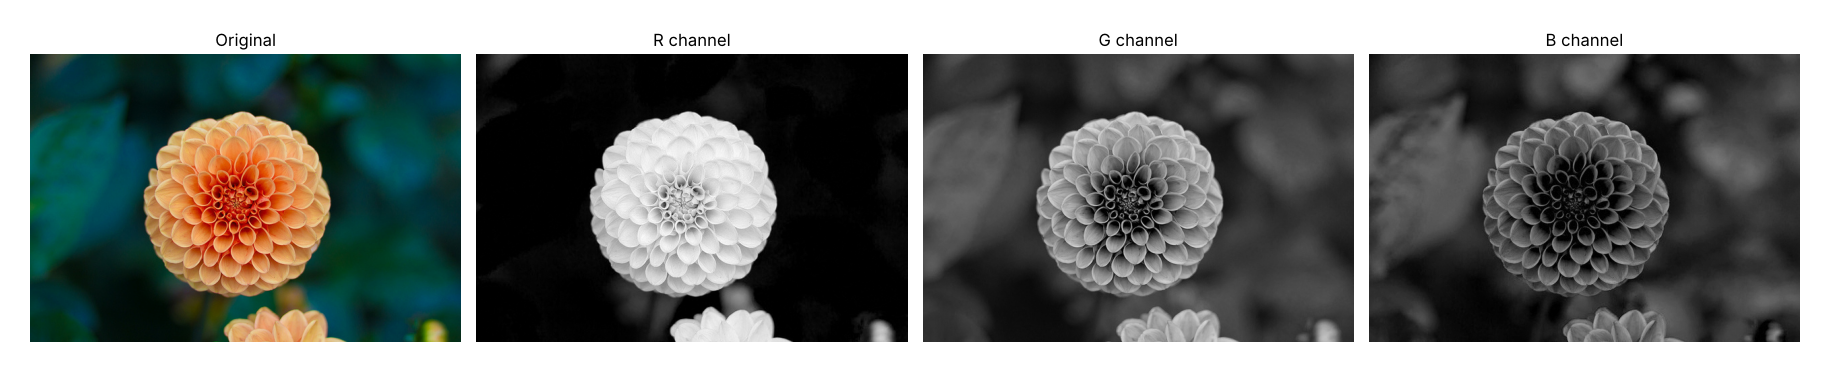

Source code (Python):
import cv2
import numpy as np
import matplotlib
matplotlib.use("Agg")
import matplotlib.pyplot as plt

PATH = "flower.png"

# Part 1 - read a color image and print its properties
img = cv2.imread(PATH)
if img is None:
    raise FileNotFoundError(f"Could not read image: {PATH}")
print("type:", type(img))
print("dtype:", img.dtype)
print("shape:", img.shape)
print("top-left pixel (B, G, R):", img[0, 0])

# Part 2 - what does cv2.imread return for a wrong file name?
bad = cv2.imread("no_such_file.png")
print("imread of a wrong name returns:", bad)   # None - no exception is raised
print("bad is None:", bad is None)
# The check that was added to the code above:  if img is None: raise ...

# Part 3 - imshow without and with BGR -> RGB conversion
rgb = cv2.cvtColor(img, cv2.COLOR_BGR2RGB)
fig, axes = plt.subplots(1, 2, figsize=(10, 5))
axes[0].imshow(img)
axes[0].set_title("Without conversion (BGR read as RGB)")
axes[1].imshow(rgb)
axes[1].set_title("After cv2.cvtColor BGR -> RGB")
for ax in axes:
    ax.axis("off")
plt.tight_layout()
plt.savefig("ex04_part3.png", dpi=100, bbox_inches="tight", pad_inches=0.3)
plt.close()

# Part 4 - original + the three channels as grayscale, side by side
b, g, r = cv2.split(img)
fig, axes = plt.subplots(1, 4, figsize=(18, 5))
axes[0].imshow(rgb)
axes[0].set_title("Original")
for ax, ch, name in zip(axes[1:], (r, g, b), ("R channel", "G channel", "B channel")):
    ax.imshow(ch, cmap="gray", vmin=0, vmax=255)
    ax.set_title(name)
for ax in axes:
    ax.axis("off")
plt.tight_layout()
plt.savefig("ex04.png", dpi=100, bbox_inches="tight", pad_inches=0.3)
plt.close()

# Part 5 - read the same image as grayscale
gray = cv2.imread(PATH, cv2.IMREAD_GRAYSCALE)
print("grayscale shape:", gray.shape)
